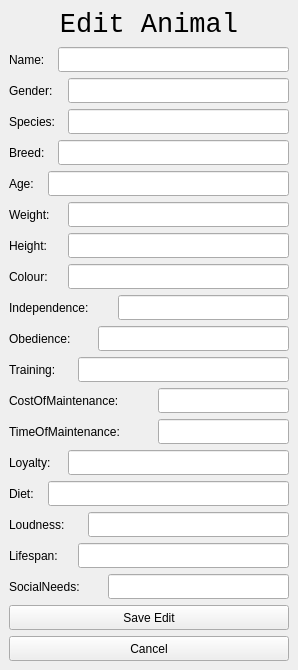
      <widget class="QWidget" name="page_5">
       <widget class="QLineEdit" name="lineEdit_24">
        <property name="geometry">
         <rect>
          <x>118</x>
          <y>295</y>
          <width>171</width>
          <height>25</height>
         </rect>
        </property>
        <property name="text">
         <string/>
        </property>
       </widget>
       <widget class="QLabel" name="label_12">
        <property name="geometry">
         <rect>
          <x>9</x>
          <y>9</y>
          <width>280</width>
          <height>32</height>
         </rect>
        </property>
        <property name="font">
         <font>
          <family>Liberation Mono</family>
          <pointsize>20</pointsize>
         </font>
        </property>
        <property name="text">
         <string>Edit Animal</string>
        </property>
        <property name="alignment">
         <set>Qt::AlignCenter</set>
        </property>
       </widget>
       <widget class="QPushButton" name="pushButton_22">
        <property name="geometry">
         <rect>
          <x>9</x>
          <y>636</y>
          <width>280</width>
          <height>25</height>
         </rect>
        </property>
        <property name="text">
         <string>Cancel</string>
        </property>
       </widget>
       <widget class="QLineEdit" name="lineEdit_25">
        <property name="geometry">
         <rect>
          <x>68</x>
          <y>109</y>
          <width>221</width>
          <height>25</height>
         </rect>
        </property>
        <property name="text">
         <string/>
        </property>
       </widget>
       <widget class="QLineEdit" name="lineEdit_26">
        <property name="geometry">
         <rect>
          <x>68</x>
          <y>450</y>
          <width>221</width>
          <height>25</height>
         </rect>
        </property>
        <property name="text">
         <string/>
        </property>
       </widget>
       <widget class="QLineEdit" name="lineEdit_27">
        <property name="geometry">
         <rect>
          <x>78</x>
          <y>543</y>
          <width>211</width>
          <height>25</height>
         </rect>
        </property>
        <property name="text">
         <string/>
        </property>
       </widget>
       <widget class="QPushButton" name="pushButton_23">
        <property name="geometry">
         <rect>
          <x>9</x>
          <y>605</y>
          <width>280</width>
          <height>25</height>
         </rect>
        </property>
        <property name="text">
         <string>Save Edit</string>
        </property>
       </widget>
       <widget class="QLineEdit" name="lineEdit_28">
        <property name="geometry">
         <rect>
          <x>78</x>
          <y>357</y>
          <width>211</width>
          <height>25</height>
         </rect>
        </property>
        <property name="text">
         <string/>
        </property>
       </widget>
       <widget class="QLineEdit" name="lineEdit_29">
        <property name="geometry">
         <rect>
          <x>58</x>
          <y>47</y>
          <width>231</width>
          <height>25</height>
         </rect>
        </property>
        <property name="text">
         <string/>
        </property>
       </widget>
       <widget class="QLineEdit" name="lineEdit_30">
        <property name="geometry">
         <rect>
          <x>68</x>
          <y>264</y>
          <width>221</width>
          <height>25</height>
         </rect>
        </property>
        <property name="text">
         <string/>
        </property>
       </widget>
       <widget class="QLineEdit" name="lineEdit_31">
        <property name="geometry">
         <rect>
          <x>88</x>
          <y>512</y>
          <width>201</width>
          <height>25</height>
         </rect>
        </property>
        <property name="text">
         <string/>
        </property>
       </widget>
       <widget class="QLineEdit" name="lineEdit_32">
        <property name="geometry">
         <rect>
          <x>98</x>
          <y>326</y>
          <width>191</width>
          <height>25</height>
         </rect>
        </property>
        <property name="text">
         <string/>
        </property>
       </widget>
       <widget class="QLineEdit" name="lineEdit_33">
        <property name="geometry">
         <rect>
          <x>158</x>
          <y>388</y>
          <width>131</width>
          <height>25</height>
         </rect>
        </property>
        <property name="text">
         <string/>
        </property>
       </widget>
       <widget class="QLineEdit" name="lineEdit_34">
        <property name="geometry">
         <rect>
          <x>68</x>
          <y>78</y>
          <width>221</width>
          <height>25</height>
         </rect>
        </property>
        <property name="text">
         <string/>
        </property>
       </widget>
       <widget class="QLineEdit" name="lineEdit_35">
        <property name="geometry">
         <rect>
          <x>108</x>
          <y>574</y>
          <width>181</width>
          <height>25</height>
         </rect>
        </property>
        <property name="text">
         <string/>
        </property>
       </widget>
       <widget class="QLineEdit" name="lineEdit_36">
        <property name="geometry">
         <rect>
          <x>68</x>
          <y>233</y>
          <width>221</width>
          <height>25</height>
         </rect>
        </property>
        <property name="text">
         <string/>
        </property>
       </widget>
       <widget class="QLineEdit" name="lineEdit_37">
        <property name="geometry">
         <rect>
          <x>158</x>
          <y>419</y>
          <width>131</width>
          <height>25</height>
         </rect>
        </property>
        <property name="text">
         <string/>
        </property>
       </widget>
       <widget class="QLineEdit" name="lineEdit_38">
        <property name="geometry">
         <rect>
          <x>48</x>
          <y>171</y>
          <width>241</width>
          <height>25</height>
         </rect>
        </property>
        <property name="text">
         <string/>
        </property>
       </widget>
       <widget class="QLineEdit" name="lineEdit_39">
        <property name="geometry">
         <rect>
          <x>48</x>
          <y>481</y>
          <width>241</width>
          <height>25</height>
         </rect>
        </property>
        <property name="text">
         <string/>
        </property>
       </widget>
       <widget class="QLineEdit" name="lineEdit_40">
        <property name="geometry">
         <rect>
          <x>68</x>
          <y>202</y>
          <width>221</width>
          <height>25</height>
         </rect>
        </property>
        <property name="text">
         <string/>
        </property>
       </widget>
       <widget class="QLineEdit" name="lineEdit_41">
        <property name="geometry">
         <rect>
          <x>58</x>
          <y>140</y>
          <width>231</width>
          <height>25</height>
         </rect>
        </property>
        <property name="text">
         <string/>
        </property>
       </widget>
       <widget class="QLabel" name="label_13">
        <property name="geometry">
         <rect>
          <x>9</x>
          <y>574</y>
          <width>91</width>
          <height>25</height>
         </rect>
        </property>
        <property name="text">
         <string>SocialNeeds:</string>
        </property>
       </widget>
       <widget class="QLabel" name="label_14">
        <property name="geometry">
         <rect>
          <x>9</x>
          <y>543</y>
          <width>71</width>
          <height>25</height>
         </rect>
        </property>
        <property name="text">
         <string>Lifespan:</string>
        </property>
       </widget>
       <widget class="QLabel" name="label_15">
        <property name="geometry">
         <rect>
          <x>9</x>
          <y>512</y>
          <width>71</width>
          <height>25</height>
         </rect>
        </property>
        <property name="text">
         <string>Loudness:</string>
        </property>
       </widget>
       <widget class="QLabel" name="label_16">
        <property name="geometry">
         <rect>
          <x>9</x>
          <y>481</y>
          <width>41</width>
          <height>25</height>
         </rect>
        </property>
        <property name="text">
         <string>Diet:</string>
        </property>
       </widget>
       <widget class="QLabel" name="label_17">
        <property name="geometry">
         <rect>
          <x>9</x>
          <y>450</y>
          <width>61</width>
          <height>25</height>
         </rect>
        </property>
        <property name="text">
         <string>Loyalty:</string>
        </property>
       </widget>
       <widget class="QLabel" name="label_18">
        <property name="geometry">
         <rect>
          <x>9</x>
          <y>419</y>
          <width>151</width>
          <height>25</height>
         </rect>
        </property>
        <property name="text">
         <string>TimeOfMaintenance:</string>
        </property>
       </widget>
       <widget class="QLabel" name="label_19">
        <property name="geometry">
         <rect>
          <x>9</x>
          <y>388</y>
          <width>151</width>
          <height>25</height>
         </rect>
        </property>
        <property name="text">
         <string>CostOfMaintenance:</string>
        </property>
       </widget>
       <widget class="QLabel" name="label_20">
        <property name="geometry">
         <rect>
          <x>9</x>
          <y>357</y>
          <width>61</width>
          <height>25</height>
         </rect>
        </property>
        <property name="text">
         <string>Training:</string>
        </property>
       </widget>
       <widget class="QLabel" name="label_21">
        <property name="geometry">
         <rect>
          <x>9</x>
          <y>326</y>
          <width>91</width>
          <height>25</height>
         </rect>
        </property>
        <property name="text">
         <string>Obedience:</string>
        </property>
       </widget>
       <widget class="QLabel" name="label_22">
        <property name="geometry">
         <rect>
          <x>9</x>
          <y>295</y>
          <width>121</width>
          <height>25</height>
         </rect>
        </property>
        <property name="text">
         <string>Independence:</string>
        </property>
       </widget>
       <widget class="QLabel" name="label_23">
        <property name="geometry">
         <rect>
          <x>9</x>
          <y>264</y>
          <width>51</width>
          <height>25</height>
         </rect>
        </property>
        <property name="text">
         <string>Colour:</string>
        </property>
       </widget>
       <widget class="QLabel" name="label_24">
        <property name="geometry">
         <rect>
          <x>9</x>
          <y>233</y>
          <width>51</width>
          <height>25</height>
         </rect>
        </property>
        <property name="text">
         <string>Height:</string>
        </property>
       </widget>
       <widget class="QLabel" name="label_25">
        <property name="geometry">
         <rect>
          <x>9</x>
          <y>202</y>
          <width>61</width>
          <height>25</height>
         </rect>
        </property>
        <property name="text">
         <string>Weight:</string>
        </property>
       </widget>
       <widget class="QLabel" name="label_26">
        <property name="geometry">
         <rect>
          <x>9</x>
          <y>171</y>
          <width>51</width>
          <height>25</height>
         </rect>
        </property>
        <property name="text">
         <string>Age:</string>
        </property>
       </widget>
       <widget class="QLabel" name="label_27">
        <property name="geometry">
         <rect>
          <x>9</x>
          <y>140</y>
          <width>51</width>
          <height>25</height>
         </rect>
        </property>
        <property name="text">
         <string>Breed:</string>
        </property>
       </widget>
       <widget class="QLabel" name="label_28">
        <property name="geometry">
         <rect>
          <x>9</x>
          <y>109</y>
          <width>61</width>
          <height>25</height>
         </rect>
        </property>
        <property name="text">
         <string>Species:</string>
        </property>
       </widget>
       <widget class="QLabel" name="label_29">
        <property name="geometry">
         <rect>
          <x>9</x>
          <y>78</y>
          <width>61</width>
          <height>25</height>
         </rect>
        </property>
        <property name="text">
         <string>Gender:</string>
        </property>
       </widget>
       <widget class="QLabel" name="label_30">
        <property name="geometry">
         <rect>
          <x>9</x>
          <y>47</y>
          <width>51</width>
          <height>25</height>
         </rect>
        </property>
        <property name="text">
         <string>Name:</string>
        </property>
       </widget>
      </widget>
